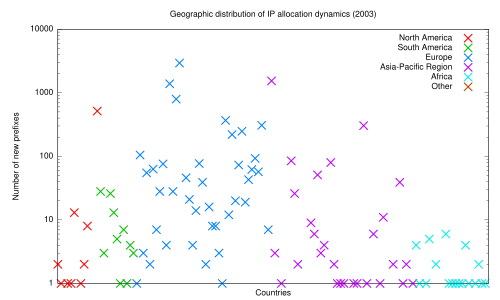

This chart was generated by the following gnuplot code:
set terminal pdf
#set terminal windows
#set xdata time
#set timefmt "%Y-%m-%d"
#set format x ""
set logscale y
#set key left

set title 'Geographic distribution of IP allocation dynamics (2003)'
set xlabel 'Countries'
set ylabel 'Number of new prefixes'


unset xtics
plot \
	'< grep "North America" ipv4datapercountrywithregions2003.csv'	using 1:($5-$6) title 'North America'			ps 2 lw 3 pt 2, \
	'< grep "South America" ipv4datapercountrywithregions2003.csv'	using 1:($5-$6) title 'South America'			ps 2 lw 3 pt 2, \
	'< grep "Europe" ipv4datapercountrywithregions2003.csv'			using 1:($5-$6) title 'Europe'				ps 2 lw 3 pt 2, \
	'< grep "Asia" ipv4datapercountrywithregions2003.csv'				using 1:($5-$6) title 'Asia-Pacific Region'	ps 2 lw 3 pt 2, \
	'< grep "Africa" ipv4datapercountrywithregions2003.csv'			using 1:($5-$6) title 'Africa'				ps 2 lw 3 pt 2, \
	'< grep "Other" ipv4datapercountrywithregions2003.csv'			using 1:($5-$6) title 'Other'					ps 2 lw 3 pt 2
